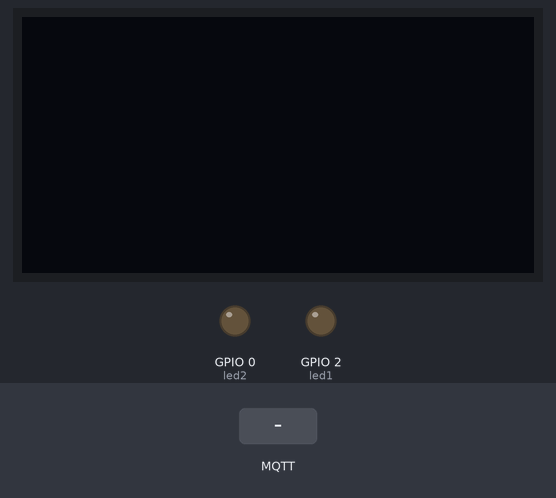
The sketch below on a simulated ESP32. Parts: 128×64 one-colour display, output pins drawn as LEDs (lit = HIGH). The inputs (shaded band) are chosen by the test bench. WiFi joins after 1.5 s; servers stay silent unless stated; no MQTT or app messages arrive unless stated; what the sketch prints to the serial monitor is not drawn.

Above: at 2.7 s.
2.8 s: MQTT message "lighton" arrives on the first subscribed topic
At 4.6 s:
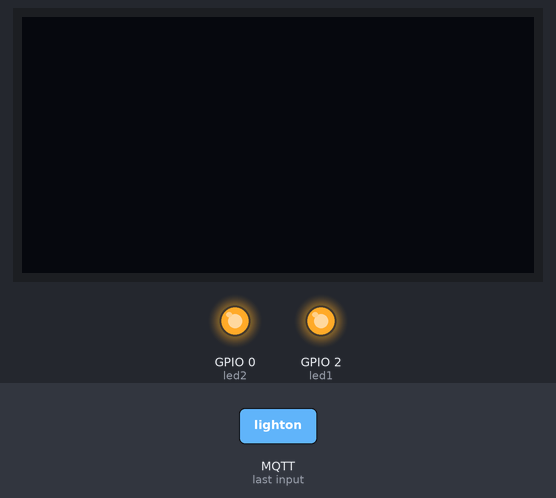
5.3 s: MQTT message "lightoff" arrives on the first subscribed topic
At 6.0 s:
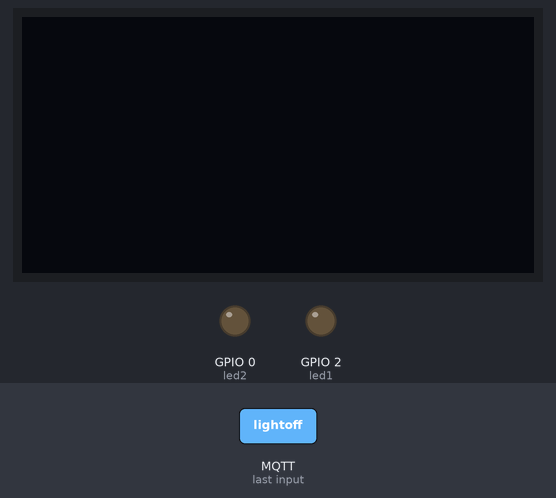
Timing chart, 0 to 8.3 s (numbered marks = the images above; inputs shaded):
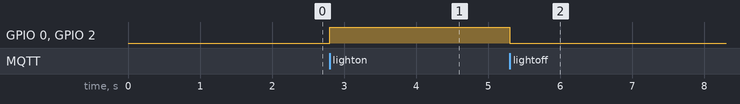

The sketch:

IOT_Assignment_7_using_wifi.ino
```cpp
#include <WiFi.h>
#include <PubSubClient.h>
#include <Wire.h>
#include <Adafruit_GFX.h>
#include <Adafruit_SSD1306.h>

#define SCREEN_WIDTH 128 // OLED display width, in pixels
#define SCREEN_HEIGHT 64 // OLED display height, in pixels
Adafruit_SSD1306 display(SCREEN_WIDTH, SCREEN_HEIGHT, &Wire, -1);
String command;


void callback(char* topic, byte* payload, unsigned int payloadLength);

// CHANGE TO YOUR WIFI CREDENTIALS
const char* ssid = "xxxxxxx";//your wifi ssid
const char* password = "xxxxxx";//your password

// CHANGE TO YOUR DEVICE CREDENTIALS AS PER IN IBM BLUMIX
#define ORG "uzkg5n"
#define DEVICE_TYPE "ESP32"
#define DEVICE_ID "95507"
#define TOKEN "12345678" //  Authentication Token OF THE DEVICE

//  PIN DECLARATIONS

#define led1 2
#define led2 0


//-------- Customise the above values --------

char server[] = ORG ".messaging.internetofthings.ibmcloud.com";
char topic[] = "iot-2/cmd/home/fmt/String";// cmd  REPRESENT command type AND COMMAND IS TEST OF FORMAT STRING
char authMethod[] = "use-token-auth";
char token[] = TOKEN;
char clientId[] = "d:" ORG ":" DEVICE_TYPE ":" DEVICE_ID;


WiFiClient wifiClient;
PubSubClient client(server, 1883, callback, wifiClient);

int publishInterval = 5000; // 30 seconds
long lastPublishMillis;
void control_func();

void setup() {

  Serial.begin(115200);
  Serial.println();

  pinMode(led1,OUTPUT);
  pinMode(led2,OUTPUT);


  wifiConnect();
  mqttConnect();
}

void loop() {


 if (millis() - lastPublishMillis > publishInterval)
  {
    control_func();
    lastPublishMillis = millis();
  }

  if (!client.loop()) {
    mqttConnect();
  }
}

void wifiConnect() {
  Serial.print("Connecting to "); Serial.print(ssid);
  WiFi.begin(ssid, password);
  while (WiFi.status() != WL_CONNECTED) {
    delay(500);
    Serial.print(".");
  }
  Serial.print("WiFi connected, IP address: ");
  Serial.println(WiFi.localIP());
}

void mqttConnect() {
  if (!client.connected())
  {
    Serial.print("Reconnecting MQTT client to "); Serial.println(server);
    while (!client.connect(clientId, authMethod, token)) {
      Serial.print(".");
      delay(500);
    }

    initManagedDevice();
    Serial.println();
  }
}

void initManagedDevice() {
  if (client.subscribe(topic)) {

    Serial.println("subscribe to cmd OK");
  } else {
    Serial.println("subscribe to cmd FAILED");
  }
}

void callback(char* topic, byte* payload, unsigned int payloadLength) {

  Serial.print("callback invoked for topic: ");
  Serial.println(topic);

  for (int i = 0; i < payloadLength; i++) {

    command+= (char)payload[i];
  }

  Serial.print("data: "+ command);
  control_func();
  command= "";
}

void control_func()
{


  if(command== "lightoff")
 {

         display.clearDisplay();
          display.setTextSize(1);
          display.setTextColor(WHITE);
          display.setCursor(3, 25);
           digitalWrite(led1,LOW);
           digitalWrite(led2,LOW);
           display.println(".......lights are off..........");
          delay(1000);
          display.clearDisplay();
          display.display();


  }
  else if(command== "lighton")
  {

 display.clearDisplay();
      display.setTextSize(1);
      display.setTextColor(WHITE);
      display.setCursor(3, 25);
      digitalWrite(led1,HIGH);
      digitalWrite(led2,HIGH);
     display.println(".......lights are on..........");
        delay(1000);
          display.clearDisplay();
          display.display();
  }


  else
  {
    Serial.println("......no commands have been subscribed..........");

    }
}
```

Measured:
- after the input at 2.8 s, GPIO 0 (led2), GPIO 2 (led1): LOW → HIGH at once
- after the input at 5.3 s, GPIO 0 (led2), GPIO 2 (led1): HIGH → LOW at once
